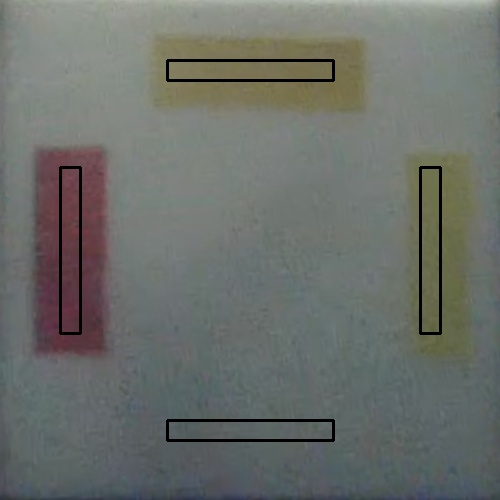
#> input picture photomosaic/doc_img/image1.jpg, 500 x 500 px
$ python -i recthelper.py   (imports and definitions only)
#> lines starting #> are read from the running program, lines starting #| are printed output that depends on the picture; after the words box and inside, x2 and y2 are one past the last pixel; in counts of white or black regions, pixels touching at a corner belong together
import cv2
import sys
import numpy as np

# PIPELINE OF DETECTING RECTANGLE
# - Find contour
#   - Greyscale
#   - Gaussian blur a bit
#   - Set threshold for the gradient range to be considered as edge
#     (1st number - higher: soft threshold;
#      2nd number - lower: hard threshold;
#      Between two numbers: considered edge of neighbouring is edge)
#   - Canny edge detection (resulting image: black backbround with countours as white lines)
#   - Set consideration size for dilation and erosion
#   - Dilation + Erosion (for thicker countour lines)
#   - Return contour
# - Find biggest rectangle
#   - Set area threshold (to filter away small regions)
#   - Return largest 4-sided shape
# - Reorder points for warp
#       [0]        [1]
#
#       [2]        [3]
# - Get transformation matrix
# - Transform and return rectangular image

class RectHelper:
    # [30 lines left out: function stackImages, not called in this run]

    def save_rectangle(self, img):
        widthImg = 600
        heightImg = 300
        imgBigContour = img.copy()
        contours, hierarchy = self.contour(imgBigContour)
        #cv2.drawContours(img, contours, -1, (0, 255, 0), 1)


        biggest, maxArea = self.biggestContour(contours)
        #print(biggest)
        if biggest.size != 0:
            biggest=self.reorder(biggest)

            #"""
            #FOR DISPLAYING THE BIGGEST CONTOUR
            #imgBigContour = img.copy()
            cv2.drawContours(imgBigContour, biggest, -1, (0, 255, 0), 10) # DRAW THE BIGGEST CONTOUR
            imgBigContour = self.drawRectangle(imgBigContour,biggest,2)
            #img = imgBigContour
            #"""

            scale=300

            width = np.linalg.norm(biggest[0] - biggest[1])
            height = np.linalg.norm(biggest[0] - biggest[2])

            if width<2 or height<2:
                heightImg,widthImg=scale,2*scale
            elif(width/height)>=0.8 and (width/height)<=1.2:
                heightImg,widthImg=scale,scale
            elif(height/width)>=1.6 and (height/width)<=2.4:
                heightImg,widthImg=2*scale,scale
            else: heightImg,widthImg=scale,2*scale

            #heightImg, widthImg, c = img.shape
            pts1 = np.float32(biggest) # PREPARE POINTS FOR WARP
            pts2 = np.float32([[0, 0],[widthImg, 0], [0, heightImg],[widthImg, heightImg]]) # PREPARE POINTS FOR WARP
            matrix = cv2.getPerspectiveTransform(pts1, pts2)
            imgWarpColored = cv2.warpPerspective(img, matrix, (widthImg, heightImg))
            return imgWarpColored
        return img

    # [48 lines left out: functions find_rectangle, find_all_rectangle, not called in this run]

    def edgeDetect(self, img):
        imgGray = cv2.cvtColor(img, cv2.COLOR_RGB2GRAY)
        imgBlur = cv2.GaussianBlur(imgGray, (3, 3), 1) # ADD GAUSSIAN BLUR
        thres = (60, 20)

        imgCanny = cv2.Canny(imgBlur,thres[0],thres[1]) # APPLY CANNY EDGE DETECTION
        kernel = np.ones((3, 3))
        imgDilate = cv2.dilate(imgCanny, kernel, iterations=2) # APPLY DILATION
        imgErode = cv2.erode(imgDilate, kernel, iterations=1) # APPLY EROSION

        imgCanny2 = cv2.Canny(imgErode,thres[0],thres[1]) # APPLY CANNY EDGE DETECTION

        return imgCanny2

    def contour(self, img):
        #self.initializeTrackbars()
        #thres=self.valTrackbars() # GET TRACK BAR VALUES FOR THRESHOLDS
        #print(thres)


        imgErode = self.edgeDetect(img)
        #thresh, img_bw = cv2.threshold(imgCanny, 110, 255, 0)
        contours, hierarchy = cv2.findContours(imgErode, cv2.RETR_EXTERNAL, cv2.CHAIN_APPROX_SIMPLE)
        cv2.drawContours(img, contours, -1, (0, 255, 0), 1)
        #cv2.imshow("Middle", imgErode)

        return contours, hierarchy
        #return img

    def reorder(self, myPoints):
        myPoints = myPoints.reshape((4, 2))
        myPointsNew = np.zeros((4, 1, 2), dtype=np.int32)
        add = myPoints.sum(1)
        myPointsNew[0] = myPoints[np.argmin(add)]
        myPointsNew[3] =myPoints[np.argmax(add)]
        diff = np.diff(myPoints, axis=1)
        myPointsNew[1] =myPoints[np.argmin(diff)]
        myPointsNew[2] = myPoints[np.argmax(diff)]
        return myPointsNew

    def biggestContour(self, contours):
        biggest = np.array([])
        max_area = 0
        for i in contours:
            area = cv2.contourArea(i)
            if area > 50:
                peri = cv2.arcLength(i, True)
                approx = cv2.approxPolyDP(i, 0.02 * peri, True)
                if area > max_area and len(approx) == 4:
                    biggest = approx
                    max_area = area
        return biggest,max_area

    def drawRectangle(self, img, biggest, thickness):
        cv2.line(img, (biggest[0][0][0], biggest[0][0][1]), (biggest[1][0][0], biggest[1][0][1]), (0, 255, 0), thickness)
        cv2.line(img, (biggest[0][0][0], biggest[0][0][1]), (biggest[2][0][0], biggest[2][0][1]), (0, 255, 0), thickness)
        cv2.line(img, (biggest[3][0][0], biggest[3][0][1]), (biggest[2][0][0], biggest[2][0][1]), (0, 255, 0), thickness)
        cv2.line(img, (biggest[3][0][0], biggest[3][0][1]), (biggest[1][0][0], biggest[1][0][1]), (0, 255, 0), thickness)
        return img

    def nothing(x, y):
        pass

    # [11 lines left out: functions initializeTrackbars, valTrackbars, not called in this run]

>>> import cv2
>>> picture = cv2.cvtColor(cv2.imread('doc_img/image1.jpg'), cv2.COLOR_BGR2RGB)
>>> result = RectHelper().save_rectangle(picture)
#> in edgeDetect, `imgGray = cv2.cvtColor(img, cv2.COLOR_RGB2GRAY)`:
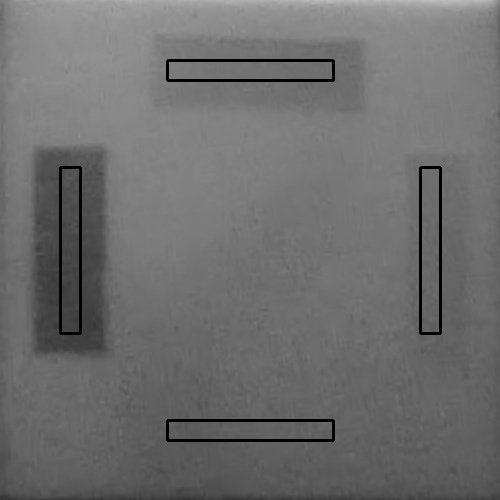
#> imgGray: shape (500, 500); min 0, max 189, mean 109.3
#> in edgeDetect, `imgCanny = cv2.Canny(imgBlur,thres[0],thres[1])`:
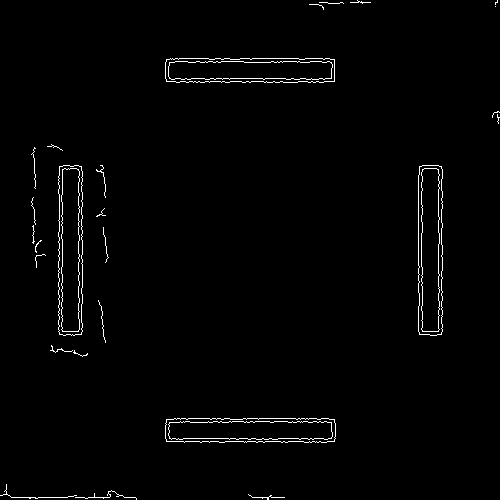
#> imgCanny: shape (500, 500); 1.4% white in thin lines or dots
#> in edgeDetect, `imgDilate = cv2.dilate(imgCanny, kernel, iterations=2)`: imgDilate: shape (500, 500); 6.6% white; 18 white regions, largest, box (x1, y1, x2, y2) and area: (56, 163, 85, 338) 3220, (416, 163, 445, 338) 3185, (163, 416, 338, 445) 3179
#> in edgeDetect, `imgErode = cv2.erode(imgDilate, kernel, iterations=1)`: imgErode: shape (500, 500); 4.9% white; 18 white regions, largest, box (x1, y1, x2, y2) and area: (57, 164, 84, 337) 2432, (417, 164, 444, 337) 2409, (164, 57, 336, 84) 2397
#> in edgeDetect, `imgCanny2 = cv2.Canny(imgErode,thres[0],thres[1])`:
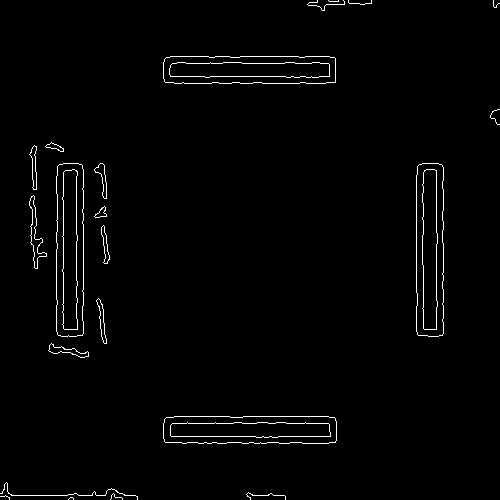
#> imgCanny2: shape (500, 500); 1.6% white in thin lines or dots
#> in contour, `contours, hierarchy = cv2.findContours(imgErode, cv2.RETR_EXTERNAL, cv..`: contours = 22 contours, 10 with area under 20; largest, box (x1, y1, x2, y2) and area: (416, 163, 444, 337) 4565, (56, 163, 84, 337) 4550, (163, 56, 336, 84) 4547, (163, 416, 337, 444) 4533, (29, 195, 47, 269) 334
#> in contour, `cv2.drawContours(img, contours, -1, (0, 255, 0), 1)`:
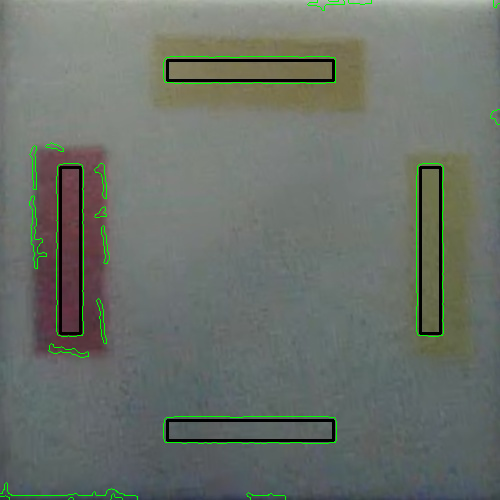
#> img: shape (500, 500, 3); mean R, G, B 106.1, 112.6, 105.3
#> the loop in biggestContour, `for i in contours:` made 22 passes
#> (area, peri, biggest, max_area) on passes 6, 12: (4533, 400.4, [[163, 423], [165, 442], [336, 440], [328, 416]], 4533), (4565, 399.6, [[422, 163], [416, 331], [438, 336], [443, 167]], 4565)
#> (area, peri, approx) on passes 14, 18: (4550, 401.3, [[63, 163], [56, 331], [76, 336], [83, 169]]), (4547, 398.8, [[163, 62], [165, 82], [335, 82], [329, 56]])
#> after the loop in biggestContour, `for i in contours:`: max_area = 4565
#> in save_rectangle, `biggest, maxArea = self.biggestContour(contours)`: biggest = [[422, 163], [416, 331], [438, 336], [443, 167]]; maxArea = 4565
#> in reorder, `myPoints = myPoints.reshape((4, 2))`: myPoints = [[422, 163], [416, 331], [438, 336], [443, 167]]
#> in reorder, `add = myPoints.sum(1)`: add = [585, 747, 774, 610]
#> in reorder, `diff = np.diff(myPoints, axis=1)`: diff = [-259, -85, -102, -276]
#> in save_rectangle, `biggest=self.reorder(biggest)`: biggest = [[422, 163], [443, 167], [416, 331], [438, 336]]
#> in save_rectangle, `cv2.drawContours(imgBigContour, biggest, -1, (0, 255, 0), 10)`:
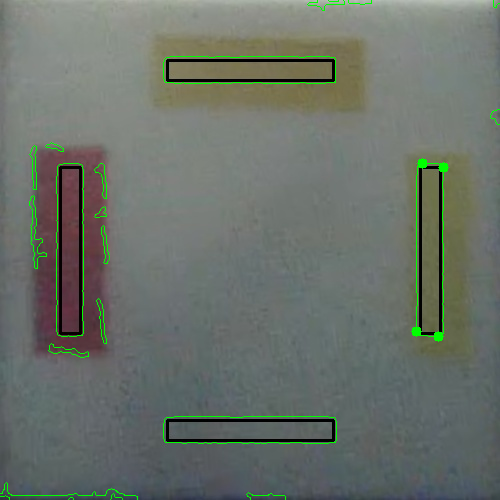
#> imgBigContour: shape (500, 500, 3); 0.11% of pixels changed, all inside (x1, y1, x2, y2) = (411, 158, 449, 342)
#> in drawRectangle, `cv2.line(img, (biggest[3][0][0], biggest[3][0][1]), (biggest[2][0][0],..`: img: shape (500, 500, 3); mean R, G, B 106, 113.2, 105.1
#> in drawRectangle, `cv2.line(img, (biggest[3][0][0], biggest[3][0][1]), (biggest[1][0][0],..`:
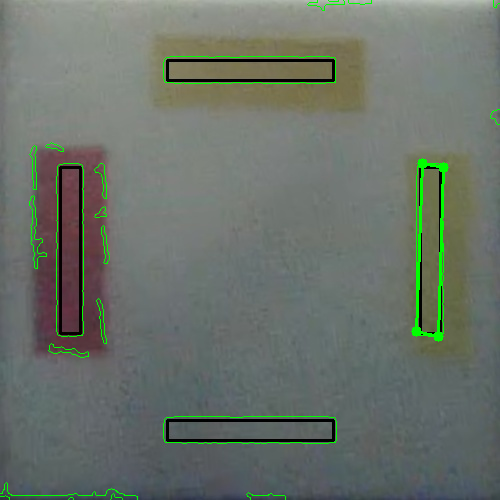
#> img: shape (500, 500, 3); mean R, G, B 105.9, 113.6, 105.1
#> in save_rectangle, `width = np.linalg.norm(biggest[0] - biggest[1])`: width = 21.38
#> in save_rectangle, `height = np.linalg.norm(biggest[0] - biggest[2])`: height = 168.1
#> in save_rectangle, `pts1 = np.float32(biggest)`: pts1 = [[422, 163], [443, 167], [416, 331], [438, 336]]
#> in save_rectangle, `matrix = cv2.getPerspectiveTransform(pts1, pts2)`: matrix = [[32.25, 1.15, -13798.8], [-0.401, 2.1, -173.9], [0.000182, 0.000335, 1]]
#> in save_rectangle, `imgWarpColored = cv2.warpPerspective(img, matrix, (widthImg, heightImg))`:
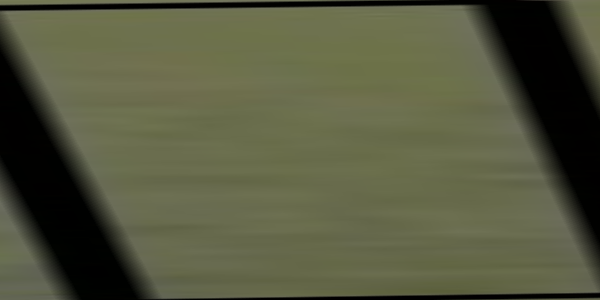
#> imgWarpColored: shape (300, 600, 3); mean R, G, B 84.6, 87.1, 62.4

$ run again, on photomosaic/doc_img/image11.jpg
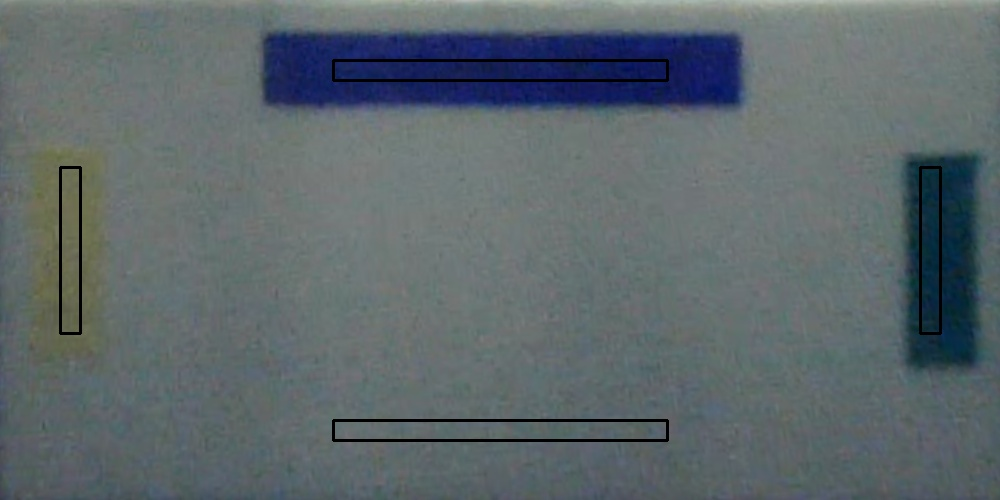
#> input picture photomosaic/doc_img/image11.jpg, 1000 x 500 px
#> in edgeDetect, `imgCanny = cv2.Canny(imgBlur,thres[0],thres[1])`:
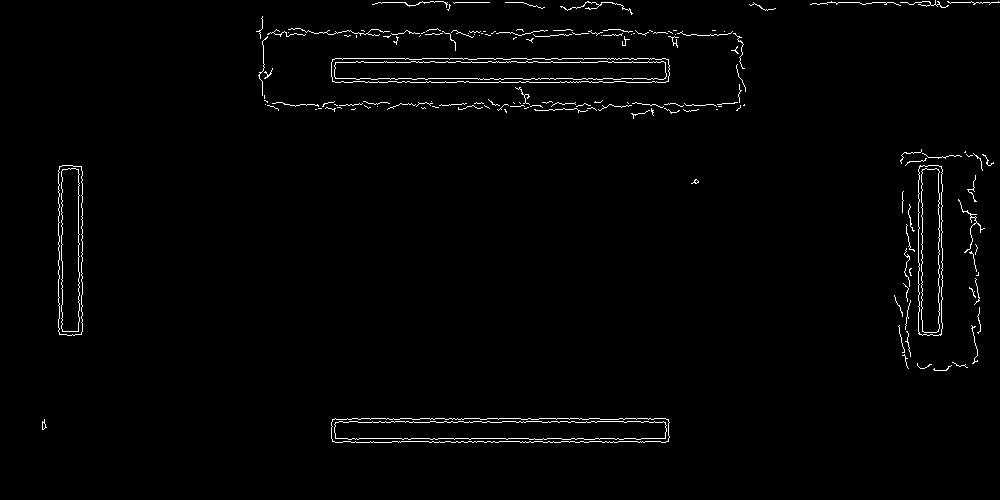
#> imgCanny: shape (500, 1000); 1.5% white in thin lines or dots, all inside (x1, y1, x2, y2) = (42, 0, 1000, 443)
#> imgDilate: shape (500, 1000); 7.5% white; 14 white regions, largest, box (x1, y1, x2, y2) and area: (254, 14, 748, 121) 16771, (329, 416, 672, 445) 6090, (892, 147, 996, 371) 5822
#> imgErode: shape (500, 1000); 5.4% white; 15 white regions, largest, box (x1, y1, x2, y2) and area: (255, 15, 747, 120) 11972, (330, 417, 671, 444) 4594, (893, 148, 995, 370) 4146
#> imgCanny2: shape (500, 1000); 1.8% white in thin lines or dots, all inside (x1, y1, x2, y2) = (40, 0, 1000, 444)
#> in contour, `contours, hierarchy = cv2.findContours(imgErode, cv2.RETR_EXTERNAL, cv..`: contours = 23 contours, 13 with area under 20; largest, box (x1, y1, x2, y2) and area: (254, 14, 747, 120) 38090, (329, 416, 671, 444) 8994, (892, 147, 995, 370) 6532, (56, 163, 84, 337) 4574, (956, 197, 986, 306) 734
#> the loop in biggestContour, `for i in contours:` made 23 passes
#> (area, peri, biggest, max_area) on passes 2, 11: (8994, 746.4, [[329, 422], [333, 443], [670, 439], [665, 416]], 8994), (38090, 1447.1, [[254, 31], [277, 111], [745, 106], [732, 29]], 38090)
#> after the loop in biggestContour, `for i in contours:`: max_area = 38090
#> in save_rectangle, `biggest, maxArea = self.biggestContour(contours)`: biggest = [[254, 31], [277, 111], [745, 106], [732, 29]]; maxArea = 38090
#> myPoints = [[254, 31], [277, 111], [745, 106], [732, 29]]
#> add = [285, 388, 851, 761]
#> diff = [-223, -166, -639, -703]
#> in save_rectangle, `biggest=self.reorder(biggest)`: biggest = [[254, 31], [732, 29], [277, 111], [745, 106]]
#> imgBigContour: shape (500, 1000, 3); mean R, G, B 92.3, 105, 106.4
#> width = 478
#> height = 83.24
#> pts1 = [[254, 31], [732, 29], [277, 111], [745, 106]]
#> matrix = [[1.17, -0.337, -287.4], [0.0149, 3.57, -114.5], [-7.97e-05, -0.000218, 1]]
#> in save_rectangle, `imgWarpColored = cv2.warpPerspective(img, matrix, (widthImg, heightImg))`:
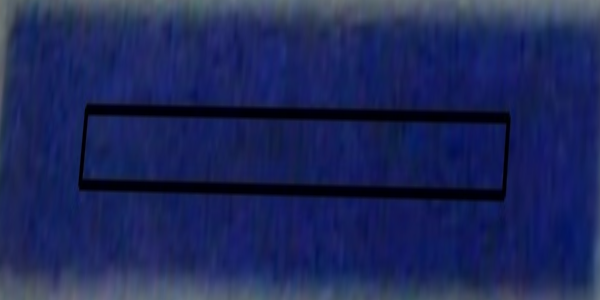
#> imgWarpColored: shape (300, 600, 3); mean R, G, B 27.9, 38.4, 89.9

$ run again, on photomosaic/doc_img/image12.jpg
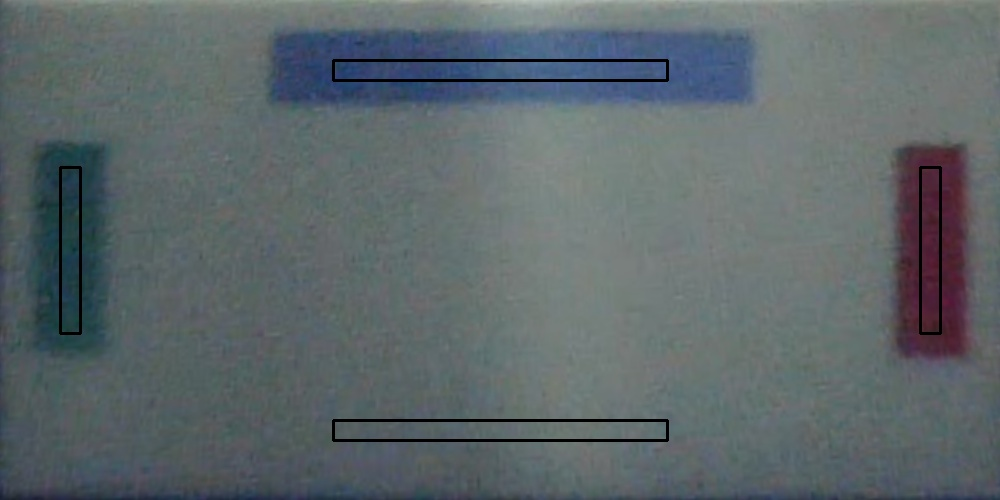
#> input picture photomosaic/doc_img/image12.jpg, 1000 x 500 px
#> in edgeDetect, `imgCanny = cv2.Canny(imgBlur,thres[0],thres[1])`:
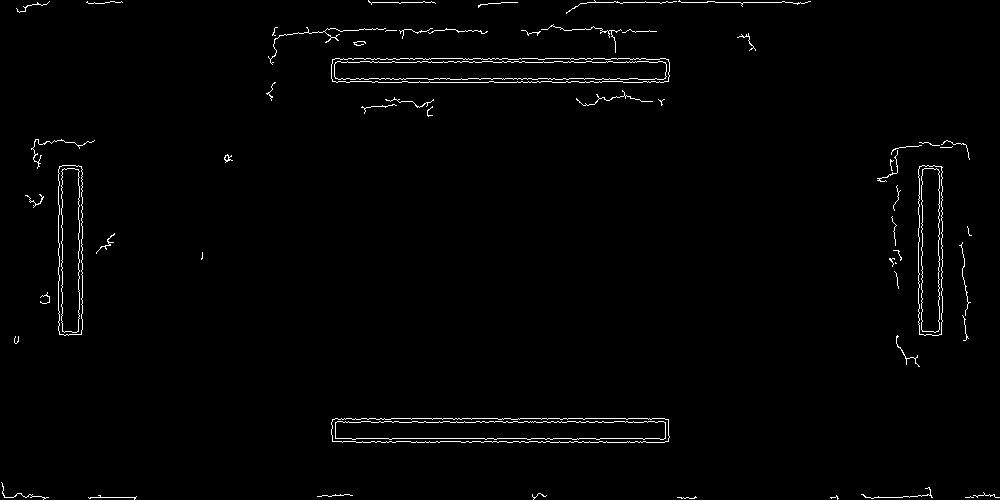
#> imgCanny: shape (500, 1000); 1.4% white in thin lines or dots
#> imgDilate: shape (500, 1000); 6.6% white; 38 white regions, largest, box (x1, y1, x2, y2) and area: (329, 416, 672, 445) 6211, (329, 56, 672, 85) 6156, (56, 163, 85, 338) 3234
#> imgErode: shape (500, 1000); 4.7% white; 38 white regions, largest, box (x1, y1, x2, y2) and area: (330, 417, 671, 444) 4745, (330, 57, 671, 84) 4654, (57, 164, 84, 337) 2454
#> imgCanny2: shape (500, 1000); 1.7% white in thin lines or dots
#> in contour, `contours, hierarchy = cv2.findContours(imgErode, cv2.RETR_EXTERNAL, cv..`: contours = 49 contours, 24 with area under 20; largest, box (x1, y1, x2, y2) and area: (329, 416, 671, 444) 9073, (329, 56, 671, 84) 9056, (56, 163, 84, 337) 4578, (916, 163, 944, 337) 4560, (266, 25, 489, 66) 1233
#> the loop in biggestContour, `for i in contours:` made 49 passes
#> (area, peri, biggest, max_area) on passes 10, 15: (134, 82.97, [[353, 494], [335, 492], [315, 496], [353, 496]], 134), (9073, 738.1, [[329, 422], [340, 443], [670, 439], [664, 416]], 9073)
#> after the loop in biggestContour, `for i in contours:`: max_area = 9073
#> in save_rectangle, `biggest, maxArea = self.biggestContour(contours)`: biggest = [[329, 422], [340, 443], [670, 439], [664, 416]]; maxArea = 9073
#> myPoints = [[329, 422], [340, 443], [670, 439], [664, 416]]
#> add = [751, 783, 1109, 1080]
#> diff = [93, 103, -231, -248]
#> in save_rectangle, `biggest=self.reorder(biggest)`: biggest = [[329, 422], [664, 416], [340, 443], [670, 439]]
#> imgBigContour: shape (500, 1000, 3); mean R, G, B 92.3, 105.2, 105.1
#> width = 335.1
#> height = 23.71
#> pts1 = [[329, 422], [664, 416], [340, 443], [670, 439]]
#> matrix = [[1.49, -0.779, -160.6], [0.192, 10.69, -4575.4], [0.000198, -0.000704, 1]]
#> in save_rectangle, `imgWarpColored = cv2.warpPerspective(img, matrix, (widthImg, heightImg))`:
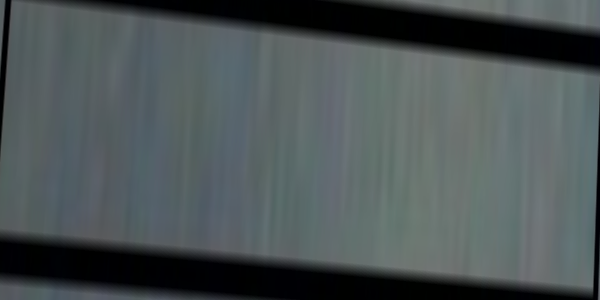
#> imgWarpColored: shape (300, 600, 3); mean R, G, B 75.8, 84.4, 85.7
